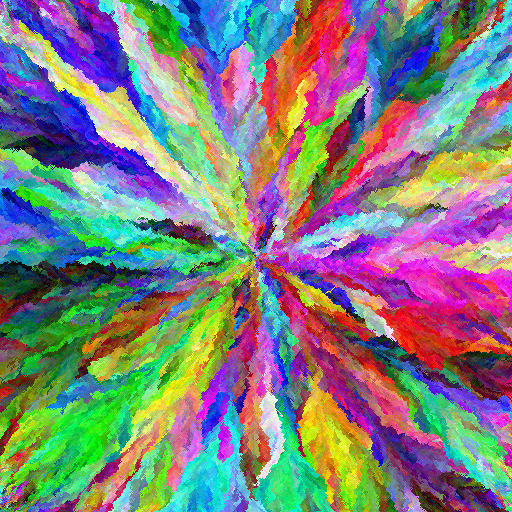
#> input picture images/allColors.png, 512 x 512 px
$ python q3.py
#> lines starting #> are read from the running program, lines starting #| are printed output that depends on the picture
import cv2
import numpy as np

INPUT_IMAGE = "./images/allColors.png"
SEPARATE_WINDOWS = False

img = cv2.imread(INPUT_IMAGE, cv2.IMREAD_COLOR)
#> img is the input picture: shape (512, 512, 3); mean B, G, R 127, 127, 127

# The default format of cv2 is BGR
# b_color = img[:, :, 0]
# g_color = img[:, :, 1]
# r_color = img[:, :, 2]


hsv_img = cv2.cvtColor(img, cv2.COLOR_BGR2HSV)
#> hsv_img: shape (512, 512, 3); mean H, S, V 89.3, 172.3, 191.7
hue = hsv_img[:, :, 0] # range is 0 - 179
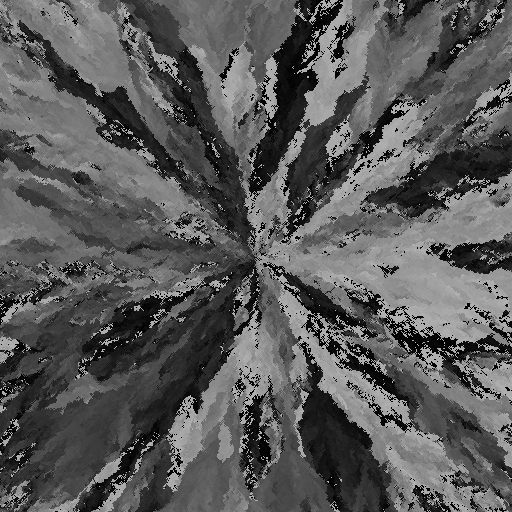
#> hue: shape (512, 512); min 0, max 179, mean 89.3
saturation = hsv_img[:, :, 1] # range is 0 - 255
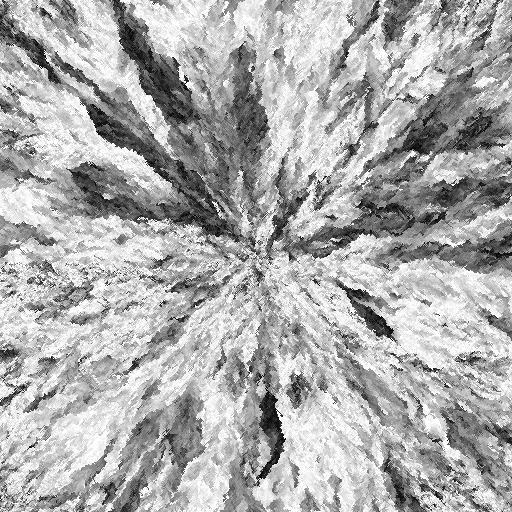
#> saturation: shape (512, 512); min 0, max 255, mean 172.3
value = hsv_img[:, :, 2] # ragne is 0 - 255
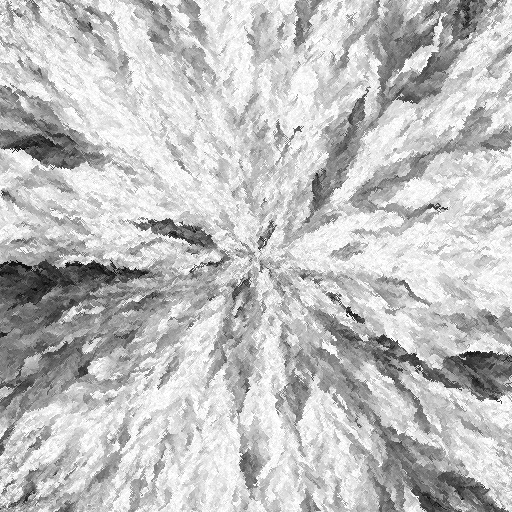
#> value: shape (512, 512); min 0, max 255, mean 191.7

# normalize to values between 0 and 1
norm_hue = hue / 179
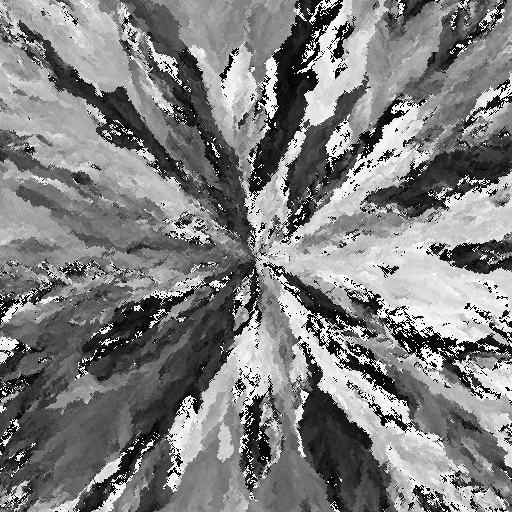
#> norm_hue: shape (512, 512) float64; min 0, max 1, mean 0.499
norm_saturation = saturation / 255
norm_value = value / 255

if not SEPARATE_WINDOWS:
    result = np.concatenate([norm_hue, norm_saturation, norm_value], axis=1)
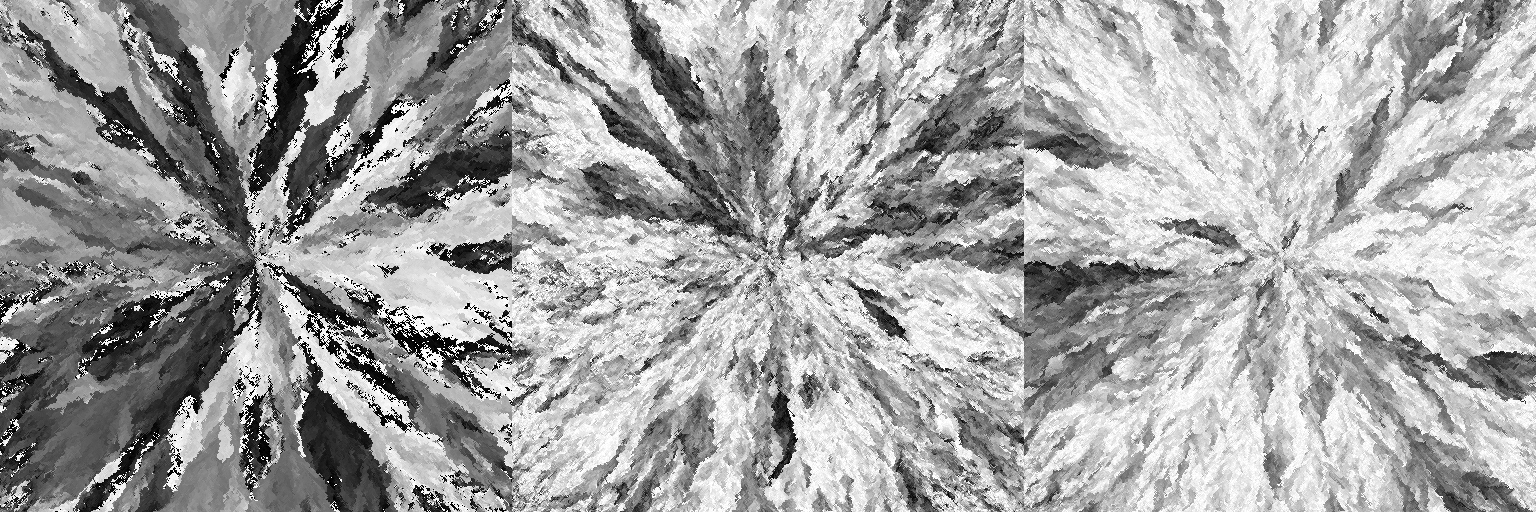
#> result: shape (512, 1536) float64; min 0, max 1, mean 0.642
    cv2.imshow("Left to Right: Hue Saturation Value", result)
else:
    cv2.imshow('hue image', norm_hue)
    cv2.imshow('saturation image', norm_saturation)
    cv2.imshow('value image', norm_value)

cv2.waitKey(0)
cv2.destroyAllWindows()

# In order to write the images correctly, we need to use the regular ranges of each field
cv2.imwrite('./output/hue.png', hue)
cv2.imwrite('./output/saturation.png', saturation)
cv2.imwrite('./output/value.png', value)

$ run again, with images/colors.jpg saved as images/allColors.png
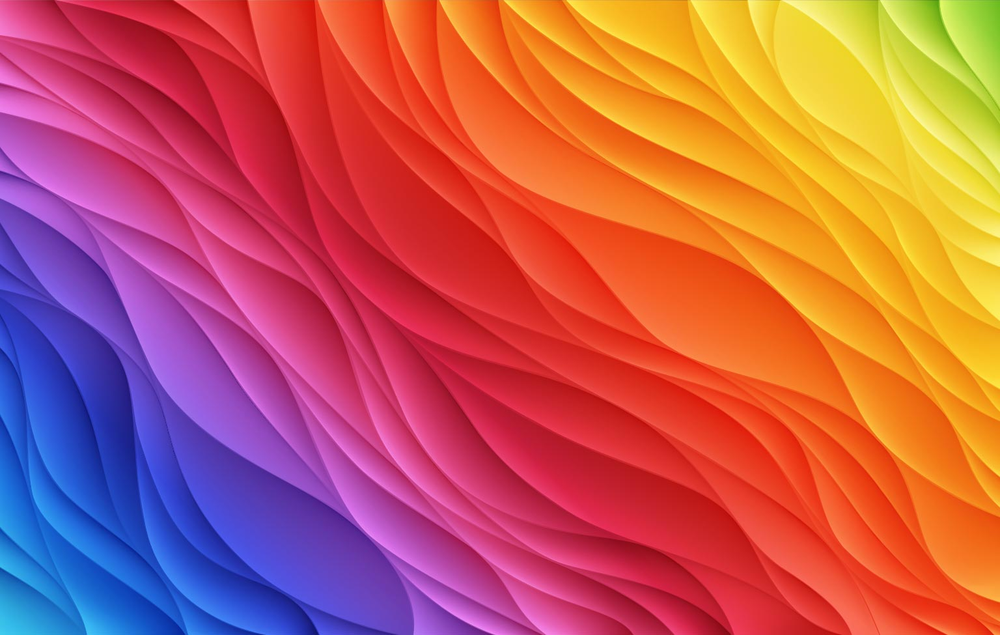
#> input picture images/colors.jpg, 1000 x 635 px, shrunk from 1536 x 975 before the run
#> img is the input picture: shape (635, 1000, 3); mean B, G, R 86.6, 90.8, 194.3
#> hsv_img: shape (635, 1000, 3); mean H, S, V 82.5, 201.2, 217.4
#> `norm_hue = hue / 179`:
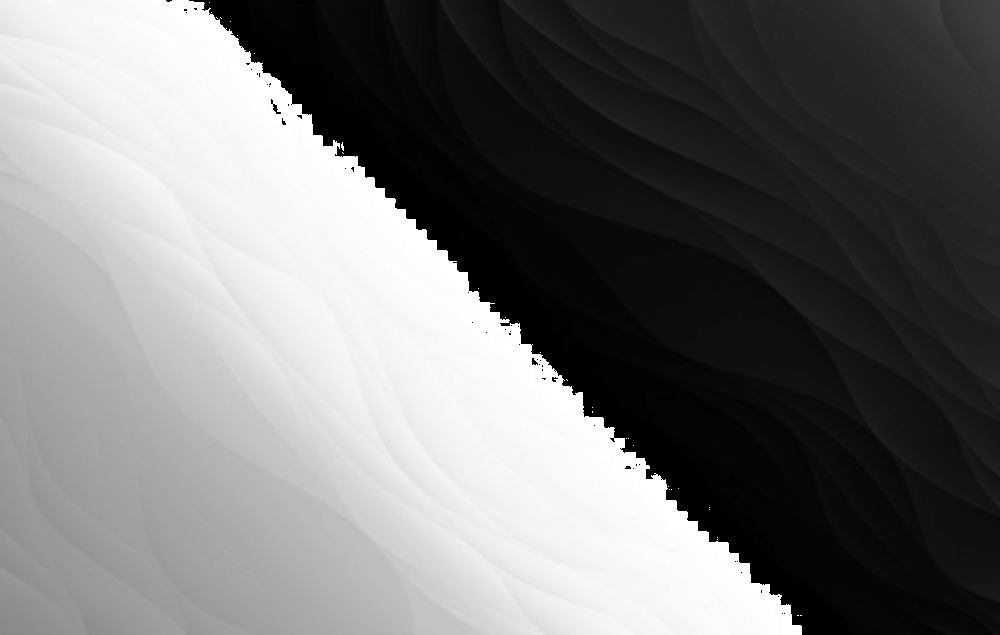
#> norm_hue: shape (635, 1000) float64; min 0, max 1, mean 0.461
#> `result = np.concatenate([norm_hue, norm_saturation, norm_value], axis=1)`:
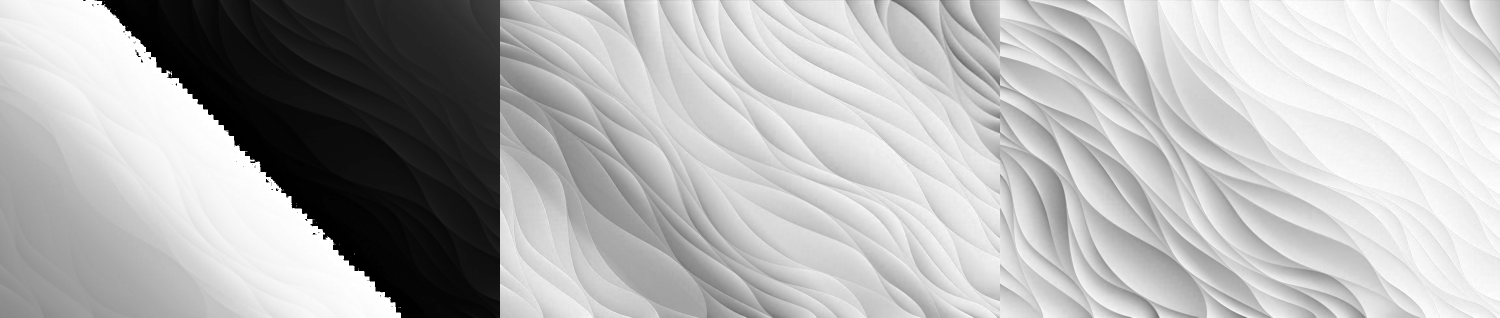
#> result: shape (635, 3000) float64 (shown at 1/2 size); min 0, max 1, mean 0.701

$ run again, with images/monkey.jpg saved as images/allColors.png
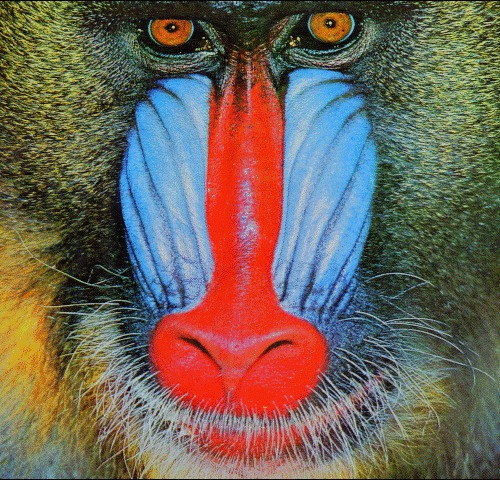
#> input picture images/monkey.jpg, 500 x 480 px
#> img is the input picture: shape (480, 500, 3); mean B, G, R 88.4, 100.2, 112.7
#> hsv_img: shape (480, 500, 3); mean H, S, V 57.4, 118.1, 136
#> `norm_hue = hue / 179`:
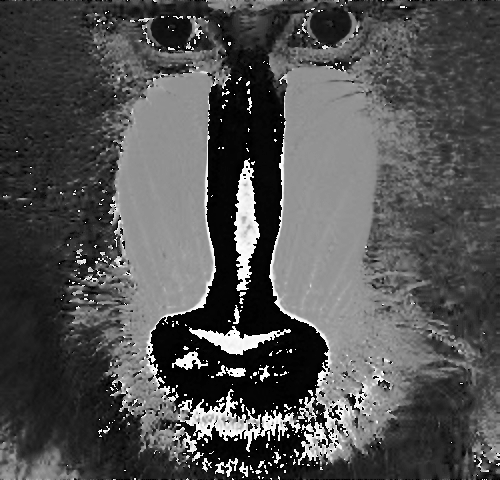
#> norm_hue: shape (480, 500) float64; min 0, max 1, mean 0.321
#> `result = np.concatenate([norm_hue, norm_saturation, norm_value], axis=1)`:
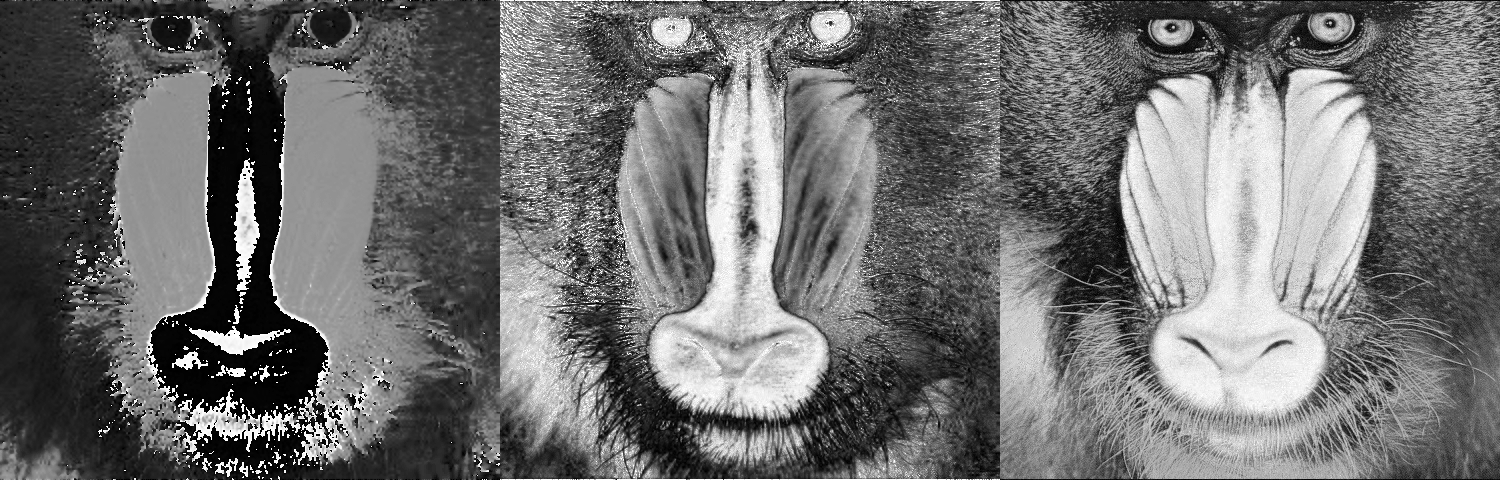
#> result: shape (480, 1500) float64; min 0, max 1, mean 0.439
